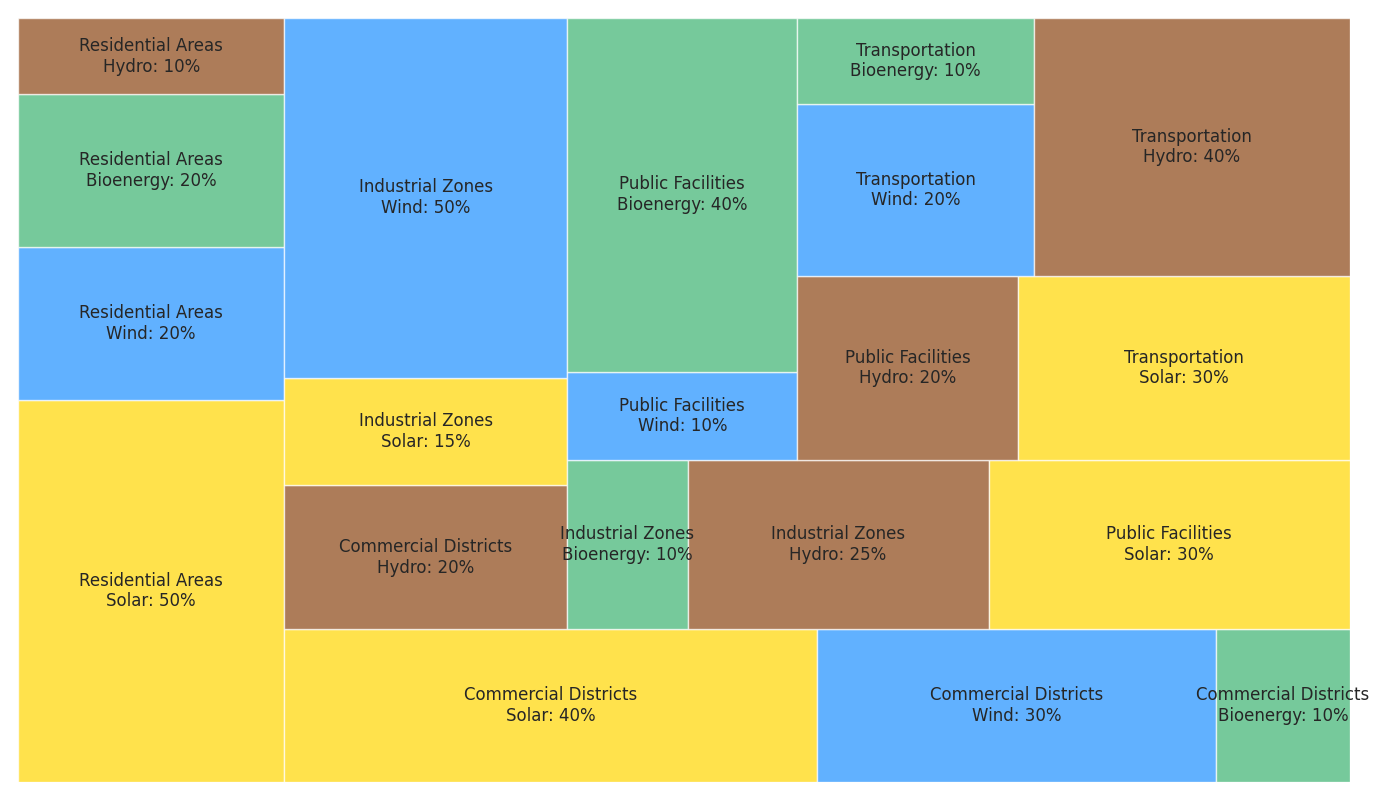

Python code for this plot:
import matplotlib.pyplot as plt
import squarify

# Data for Eco Metropolis 2050 energy distribution
sectors = ['Residential Areas', 'Commercial Districts', 'Industrial Zones', 'Public Facilities', 'Transportation']
energy_sources = ['Solar', 'Wind', 'Bioenergy', 'Hydro']

# Energy source distribution in each sector
data = {
    'Residential Areas': [50, 20, 20, 10],
    'Commercial Districts': [40, 30, 10, 20],
    'Industrial Zones': [15, 50, 10, 25],
    'Public Facilities': [30, 10, 40, 20],
    'Transportation': [30, 20, 10, 40]
}

# Flatten the data for plotting
labels = []
sizes = []

for sector in sectors:
    for energy, percent in zip(energy_sources, data[sector]):
        labels.append(f'{sector}\n{energy}: {percent}%')
        sizes.append(percent)

# Define a color palette
colors = ['#FFD700', '#1E90FF', '#3CB371', '#8B4513']

# Create the tree map
plt.figure(figsize=(14, 8))
squarify.plot(sizes=sizes, label=labels, color=colors * len(sectors), alpha=0.7)

# Remove axes for a cleaner look
plt.axis('off')

# Improve layout
plt.tight_layout()

# Display the plot
plt.show()
